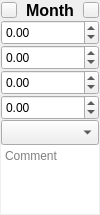
<?xml version="1.0" encoding="UTF-8"?>
<ui version="4.0">
 <class>W_Rent</class>
 <widget class="QWidget" name="W_Rent">
  <property name="geometry">
   <rect>
    <x>0</x>
    <y>0</y>
    <width>100</width>
    <height>215</height>
   </rect>
  </property>
  <property name="sizePolicy">
   <sizepolicy hsizetype="Maximum" vsizetype="Maximum">
    <horstretch>0</horstretch>
    <verstretch>0</verstretch>
   </sizepolicy>
  </property>
  <property name="maximumSize">
   <size>
    <width>100</width>
    <height>215</height>
   </size>
  </property>
  <property name="windowTitle">
   <string>Form</string>
  </property>
  <property name="autoFillBackground">
   <bool>false</bool>
  </property>
  <property name="styleSheet">
   <string notr="true"/>
  </property>
  <layout class="QGridLayout" name="gridLayout_3">
   <property name="leftMargin">
    <number>1</number>
   </property>
   <property name="topMargin">
    <number>1</number>
   </property>
   <property name="rightMargin">
    <number>1</number>
   </property>
   <property name="bottomMargin">
    <number>1</number>
   </property>
   <property name="horizontalSpacing">
    <number>1</number>
   </property>
   <property name="verticalSpacing">
    <number>0</number>
   </property>
   <item row="0" column="0">
    <layout class="QGridLayout" name="gridLayout">
     <property name="spacing">
      <number>0</number>
     </property>
     <item row="0" column="2">
      <widget class="QPushButton" name="b_delete">
       <property name="enabled">
        <bool>true</bool>
       </property>
       <property name="sizePolicy">
        <sizepolicy hsizetype="Fixed" vsizetype="Fixed">
         <horstretch>0</horstretch>
         <verstretch>0</verstretch>
        </sizepolicy>
       </property>
       <property name="maximumSize">
        <size>
         <width>16</width>
         <height>16</height>
        </size>
       </property>
       <property name="layoutDirection">
        <enum>Qt::LayoutDirection::LeftToRight</enum>
       </property>
       <property name="autoFillBackground">
        <bool>false</bool>
       </property>
       <property name="styleSheet">
        <string notr="true"/>
       </property>
       <property name="text">
        <string/>
       </property>
       <property name="icon">
        <iconset resource="../../resources/icons.qrc">
         <normaloff>:/assets/user-trash.svg</normaloff>:/assets/user-trash.svg</iconset>
       </property>
       <property name="autoDefault">
        <bool>false</bool>
       </property>
       <property name="default">
        <bool>false</bool>
       </property>
       <property name="flat">
        <bool>false</bool>
       </property>
      </widget>
     </item>
     <item row="0" column="0">
      <widget class="QPushButton" name="b_new_lease_agreement">
       <property name="sizePolicy">
        <sizepolicy hsizetype="Fixed" vsizetype="Fixed">
         <horstretch>0</horstretch>
         <verstretch>0</verstretch>
        </sizepolicy>
       </property>
       <property name="maximumSize">
        <size>
         <width>16</width>
         <height>16</height>
        </size>
       </property>
       <property name="toolTip">
        <string>No lease agreement found !
Did you select the correct tenant ?
Did you write a correct lease agreement ?
Did you choose the correct property ?</string>
       </property>
       <property name="styleSheet">
        <string notr="true"/>
       </property>
       <property name="text">
        <string/>
       </property>
       <property name="icon">
        <iconset resource="../../resources/icons.qrc">
         <normaloff>:/assets/state-warning.svg</normaloff>:/assets/state-warning.svg</iconset>
       </property>
       <property name="flat">
        <bool>false</bool>
       </property>
      </widget>
     </item>
     <item row="0" column="1">
      <widget class="QLabel" name="l_month">
       <property name="sizePolicy">
        <sizepolicy hsizetype="Minimum" vsizetype="Minimum">
         <horstretch>0</horstretch>
         <verstretch>0</verstretch>
        </sizepolicy>
       </property>
       <property name="font">
        <font>
         <pointsize>12</pointsize>
         <bold>true</bold>
        </font>
       </property>
       <property name="text">
        <string>Month</string>
       </property>
       <property name="alignment">
        <set>Qt::AlignmentFlag::AlignCenter</set>
       </property>
      </widget>
     </item>
    </layout>
   </item>
   <item row="1" column="0">
    <widget class="QStackedWidget" name="stackedWidget">
     <property name="currentIndex">
      <number>1</number>
     </property>
     <widget class="QWidget" name="page">
      <layout class="QGridLayout" name="gridLayout_4">
       <property name="leftMargin">
        <number>0</number>
       </property>
       <property name="topMargin">
        <number>0</number>
       </property>
       <property name="rightMargin">
        <number>0</number>
       </property>
       <property name="bottomMargin">
        <number>0</number>
       </property>
       <property name="spacing">
        <number>0</number>
       </property>
       <item row="0" column="0">
        <widget class="QPushButton" name="b_new">
         <property name="sizePolicy">
          <sizepolicy hsizetype="Minimum" vsizetype="Minimum">
           <horstretch>0</horstretch>
           <verstretch>0</verstretch>
          </sizepolicy>
         </property>
         <property name="styleSheet">
          <string notr="true">background-color: darkblue;</string>
         </property>
         <property name="text">
          <string>New</string>
         </property>
         <property name="icon">
          <iconset resource="../../resources/icons.qrc">
           <normaloff>:/assets/vcs-added.svg</normaloff>:/assets/vcs-added.svg</iconset>
         </property>
         <property name="autoDefault">
          <bool>false</bool>
         </property>
         <property name="default">
          <bool>false</bool>
         </property>
         <property name="flat">
          <bool>false</bool>
         </property>
        </widget>
       </item>
      </layout>
     </widget>
     <widget class="QWidget" name="page_2">
      <layout class="QGridLayout" name="gridLayout_2">
       <property name="leftMargin">
        <number>0</number>
       </property>
       <property name="topMargin">
        <number>0</number>
       </property>
       <property name="rightMargin">
        <number>0</number>
       </property>
       <property name="bottomMargin">
        <number>0</number>
       </property>
       <property name="spacing">
        <number>0</number>
       </property>
       <item row="0" column="0">
        <widget class="QDoubleSpinBox" name="dsb_rent">
         <property name="sizePolicy">
          <sizepolicy hsizetype="Minimum" vsizetype="Maximum">
           <horstretch>0</horstretch>
           <verstretch>0</verstretch>
          </sizepolicy>
         </property>
         <property name="minimumSize">
          <size>
           <width>0</width>
           <height>25</height>
          </size>
         </property>
         <property name="maximumSize">
          <size>
           <width>16777215</width>
           <height>16777215</height>
          </size>
         </property>
         <property name="minimum">
          <double>-9999999.000000000000000</double>
         </property>
         <property name="maximum">
          <double>9999999.000000000000000</double>
         </property>
        </widget>
       </item>
       <item row="1" column="0">
        <widget class="QDoubleSpinBox" name="dsb_housing_aid">
         <property name="minimumSize">
          <size>
           <width>0</width>
           <height>25</height>
          </size>
         </property>
         <property name="maximumSize">
          <size>
           <width>16777215</width>
           <height>16777215</height>
          </size>
         </property>
         <property name="minimum">
          <double>-9999999.000000000000000</double>
         </property>
         <property name="maximum">
          <double>9999999.000000000000000</double>
         </property>
        </widget>
       </item>
       <item row="2" column="0">
        <widget class="QDoubleSpinBox" name="dsb_charges">
         <property name="minimumSize">
          <size>
           <width>0</width>
           <height>25</height>
          </size>
         </property>
         <property name="maximumSize">
          <size>
           <width>16777215</width>
           <height>16777215</height>
          </size>
         </property>
         <property name="minimum">
          <double>-9999999.000000000000000</double>
         </property>
         <property name="maximum">
          <double>9999999.000000000000000</double>
         </property>
        </widget>
       </item>
       <item row="3" column="0">
        <widget class="QDoubleSpinBox" name="dsb_house_wastes">
         <property name="minimumSize">
          <size>
           <width>0</width>
           <height>25</height>
          </size>
         </property>
         <property name="maximumSize">
          <size>
           <width>16777215</width>
           <height>16777215</height>
          </size>
         </property>
         <property name="minimum">
          <double>-9999999.000000000000000</double>
         </property>
         <property name="maximum">
          <double>9999999.000000000000000</double>
         </property>
        </widget>
       </item>
       <item row="4" column="0">
        <widget class="QComboBox" name="cb_tenant">
         <property name="minimumSize">
          <size>
           <width>0</width>
           <height>25</height>
          </size>
         </property>
        </widget>
       </item>
       <item row="5" column="0">
        <widget class="QTextEdit" name="te_comment">
         <property name="sizePolicy">
          <sizepolicy hsizetype="Expanding" vsizetype="Expanding">
           <horstretch>0</horstretch>
           <verstretch>0</verstretch>
          </sizepolicy>
         </property>
         <property name="maximumSize">
          <size>
           <width>16777215</width>
           <height>150</height>
          </size>
         </property>
         <property name="styleSheet">
          <string notr="true">background: dark</string>
         </property>
         <property name="frameShape">
          <enum>QFrame::Shape::NoFrame</enum>
         </property>
         <property name="frameShadow">
          <enum>QFrame::Shadow::Plain</enum>
         </property>
         <property name="placeholderText">
          <string>Comment</string>
         </property>
        </widget>
       </item>
      </layout>
     </widget>
    </widget>
   </item>
  </layout>
 </widget>
 <resources>
  <include location="../../resources/icons.qrc"/>
 </resources>
 <connections/>
</ui>
